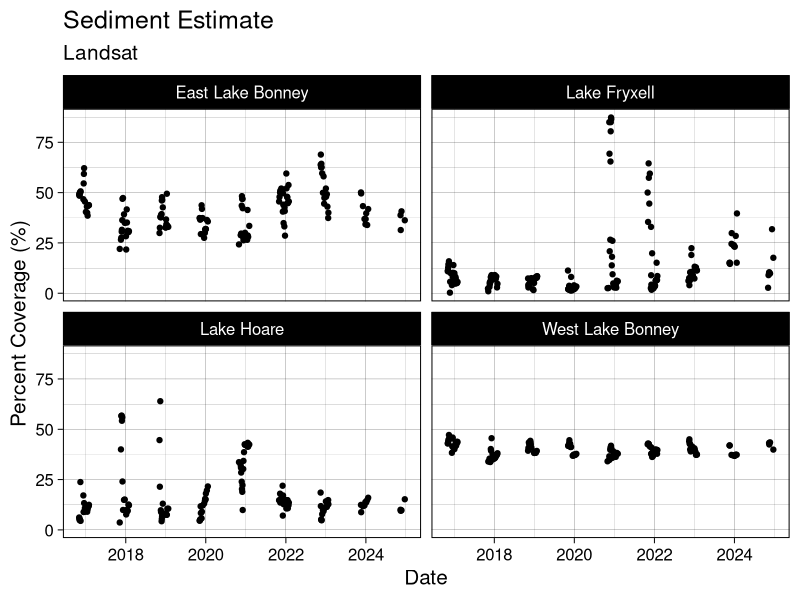
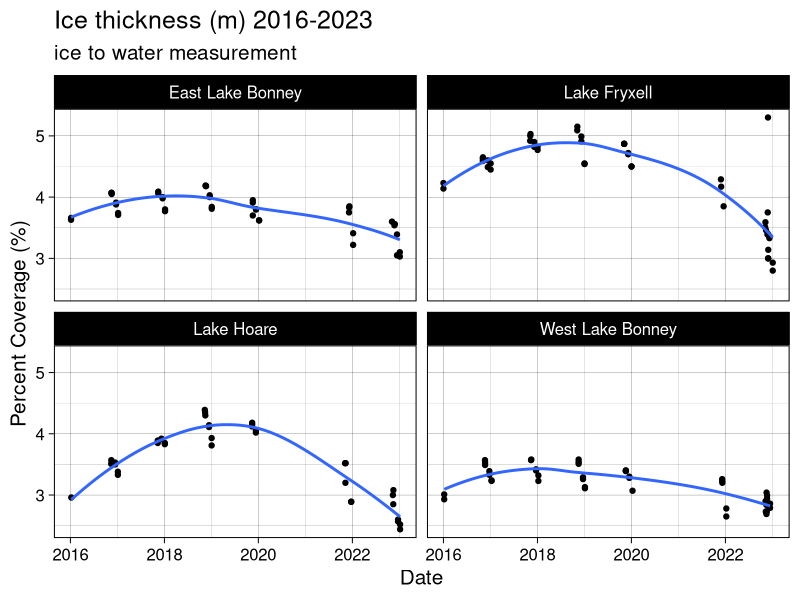
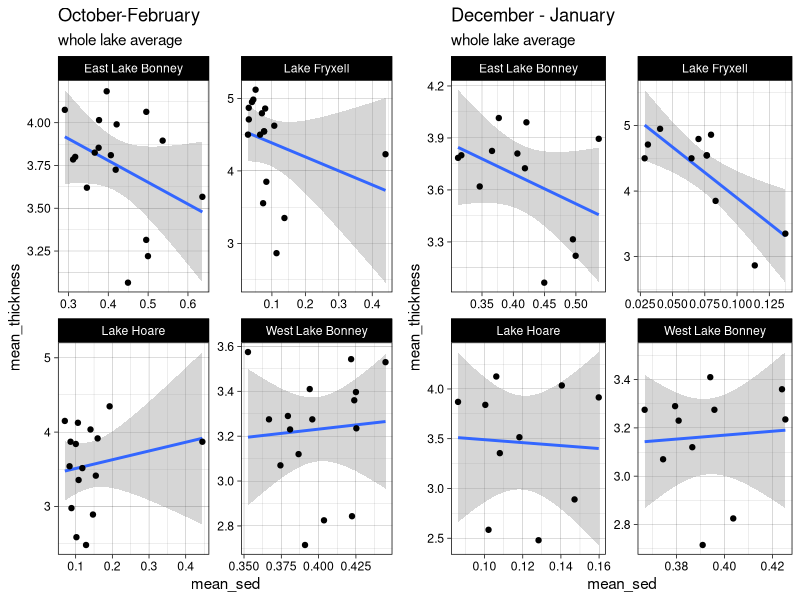
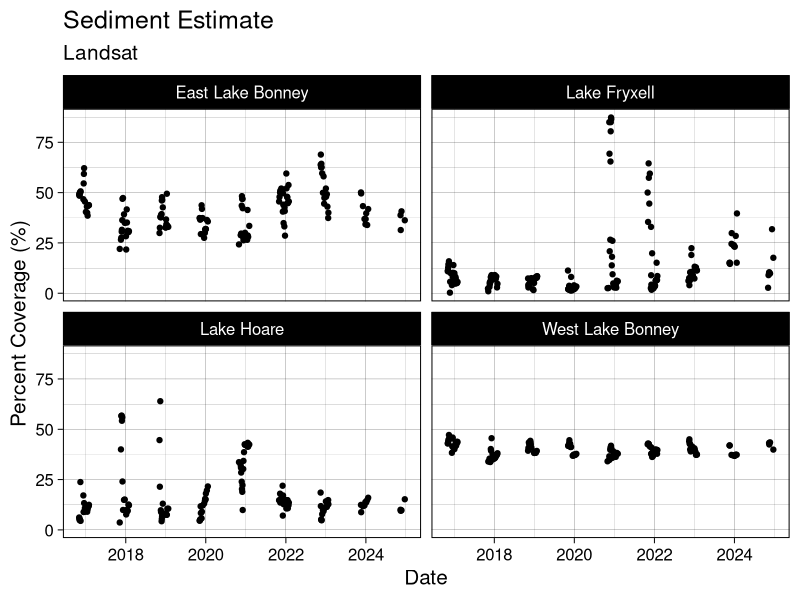
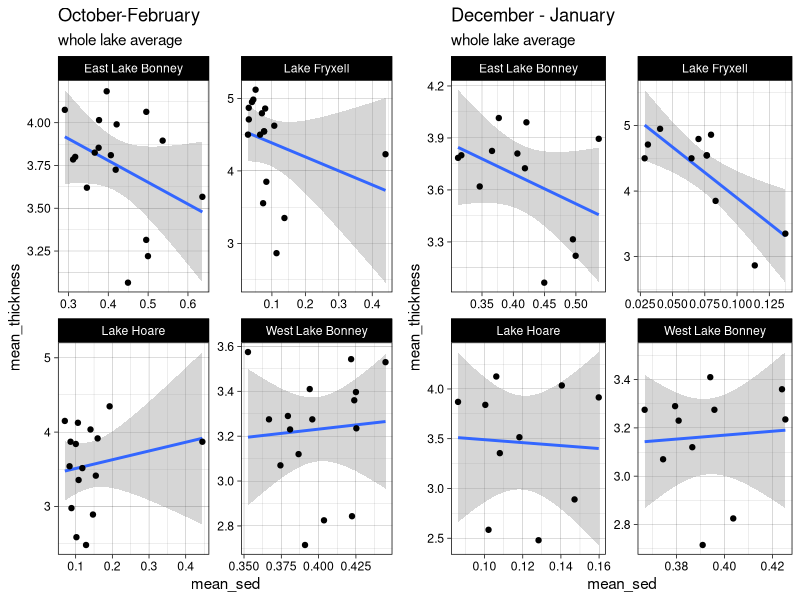

These charts were generated, in order, by the following R code:
### TVLakes Whole Lake vs. Ice Thickness #######
#libraries
library(tidyverse)
library(lubridate)
library(broom)
library(ggpubr)

#set working directory
setwd("~/Documents/R-Repositories/MCM-LTER-MS")

#load file
sedi <- read_csv("data/sediment abundance data/LANDSAT_sediment_abundances_600m_20250301.csv") |> 
  mutate(date = ymd(date), 
         mean_coverage = sediment_abundance*100, 
         year = year(date), 
         month = month(date))

#un-comment this out if using a file with the old lake naming
#sed$lake[sed$lake== "fryxell"] = "Lake Fryxell"
#sed$lake[sed$lake== "hoare"] = "Lake Hoare"
#sed$lake[sed$lake== "eastlobe"] = "East Lake Bonney"
#sed$lake[sed$lake== "westlobe"] = "West Lake Bonney"


## test to fix the seasons issue
get_season <- function(date) {
  month <- month(date)
  year <- year(date)
  
  if (month %in% c(11, 12)) {
    return(paste0("Summer ", year))  # November and December belong to the current winter
  } else if (month == 1) {
    return(paste0("Summer ", year - 1))  # January belongs to the previous winter
  } else if (month == 2) {
    return(paste0("Summer ", year - 1))  # February belongs to the previous winter
  } else if (month == 3) {
    return(paste0("Fall ", year))  # March is Spring
  } else if (month %in% 4:5) {
    return(paste0("Fall ", year))  # April and May are Spring
  } else if (month == 6) {
    return(paste0("Winter ", year))  # June is Summer
  } else if (month %in% 7:8) {
    return(paste0("Winter ", year))  # July and August are Summer
  } else if (month == 9) {
    return(paste0("Spring ", year))  # September is Fall
  } else if (month %in% 10) {
    return(paste0("Summer ", year))  # October is Fall
  }
}

#plot sediment abundances
ggplot(sedi, aes(date, mean_coverage)) + 
  geom_point() + 
  facet_wrap(vars(lake)) + 
  theme_linedraw(base_size = 15) + 
  ggtitle("Sediment Estimate", 
          subtitle = "Landsat") + 
  xlab("Date") + ylab("Percent Coverage (%)")

ggsave("plots/manuscript_plots/wholelakesed.png", width = 6.5, height = 3.5, units = "in", dpi = 500)


# Apply the function and group by season
alllakes <- sedi |> 
  mutate(season = sapply(date, get_season), 
         year = year(date), 
         month = month(date))

## load lake ice: 
lakeice <- read_csv("data/lake ice/mcmlter-lake-ice_thickness-20230726 (1).csv") |> 
  mutate(date_time = mdy_hm(date_time), 
         month = month(date_time), 
         year = year(date_time),
         year = as.numeric(year),
         z_water_m = z_water_m*-1) |> 
  filter(lake == "Lake Fryxell" | lake == "Lake Hoare" | lake == "East Lake Bonney" | lake == "West Lake Bonney") |> 
  filter(year >= 2016)

ggplot(lakeice, aes(date_time, z_water_m)) + 
  geom_point() + 
  geom_smooth(se = F) + 
  facet_wrap(vars(lake)) + 
  theme_linedraw(base_size = 15) + 
  xlab("Date") + ylab("Percent Coverage (%)") + 
  ggtitle("Ice thickness (m) 2016-2023", 
          subtitle = "ice to water measurement")

li_summary = lakeice |> 
  group_by(year, month, lake) |> 
  summarize(mean_thickness = mean(z_water_m, na.rm = T)) |> 
  filter(year > 2014)

## sediment
sed <- alllakes |> 
  group_by(year, month, lake) |> 
  summarize(mean_sed = mean(sediment_abundance, na.rm = T)) |> 
  print()

fulljoined = full_join(sed, li_summary) |> 
  drop_na()

##### plot
plot1 = ggplot(fulljoined, aes(mean_sed, mean_thickness)) + 
  geom_smooth(method = "lm") + 
  geom_point() + 
  facet_wrap(vars(lake), scales = "free") + 
  ggtitle("October-February", 
          subtitle = "whole lake average") + 
  theme_linedraw()

### now remove November and October Values
fulljoin_filter <- fulljoined |> 
  filter(month == 12 | month == 1)

plot2 = ggplot(fulljoin_filter, aes(mean_sed, mean_thickness)) + 
  geom_smooth(method = "lm") + 
  geom_point() + 
  facet_wrap(vars(lake), scales = "free") + 
  ggtitle("December - January",
          subtitle = "whole lake average") + 
  theme_linedraw()

ggarrange(plot1, plot2)

ggsave("plots/GEE/alllakes/analysis plots/wholelakesed_vsthickness.png", width = 6.5, height = 3.5, units = "in", dpi = 500)
